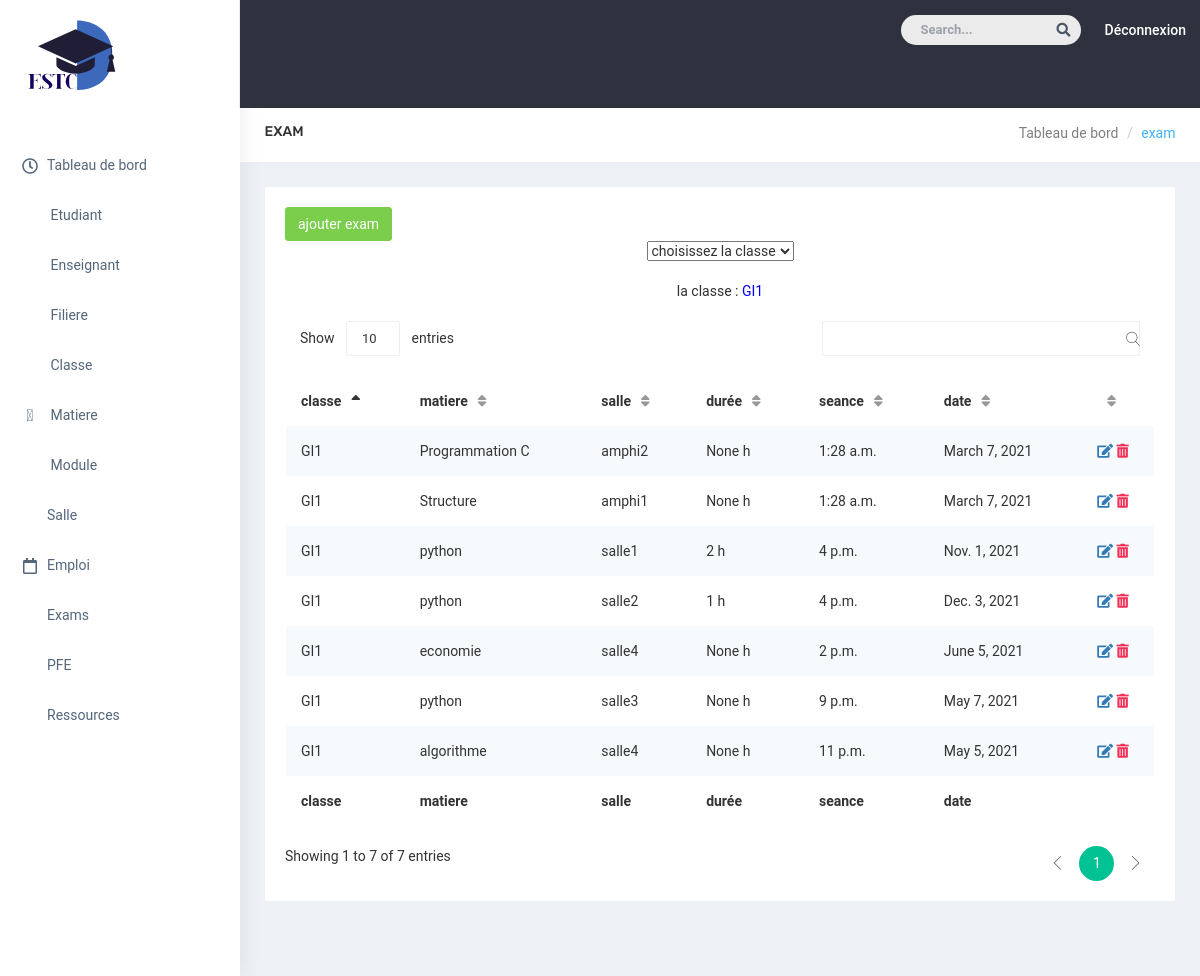
The app's page /useradmin/exam/ with its own data.
### gestioncours/models.py (models this page shows, shortened)
class Classe(models.Model):
  nom_class= models.TextField()
  delegue = models.TextField()
  filiere=models.ForeignKey(Filiere,on_delete=models.CASCADE)
  def __str__(self):
        return self.nom_class

class Examen(models.Model):
    matiere= models.ForeignKey(Matiere, on_delete=models.CASCADE)
    salle= models.ForeignKey(Salle, on_delete=models.CASCADE)
    classe = models.ForeignKey(Classe, on_delete=models.CASCADE)
    filiere = models.ForeignKey(Filiere, on_delete=models.CASCADE)
    enseignant = models.ForeignKey(Enseignant, on_delete=models.CASCADE, null=True , blank=True)
    duree = models.IntegerField(null=True,blank="true")
    seance = models.TimeField(max_length=150,null=True)
    date = models.DateField(max_length=150,null=True)

class Matiere(models.Model):
   nom_matiere = models.TextField(default="null")
   description =  models.TextField(default="null")
   module= models.ForeignKey(Module, on_delete=models.CASCADE)
   enseignant=models.ForeignKey(Enseignant, on_delete=models.CASCADE,blank="true")
   classe = models.ForeignKey(Classe, on_delete=models.CASCADE,blank='true', null=True)
   def __str__(self):
        return self.nom_matiere

class Salle(models.Model):
        nom_salle = models.CharField(max_length=40,default='')
        def __str__(self):
            return self.nom_salle

### gestioncours/views.py (the view)
# urls.py: path('useradmin/exam/', views.exam_admin, name="exam_admin"),
def exam_admin(request):
    classe = Classe.objects.all()
    classee = classe[0]
    exam = Examen.objects.filter(classe = classe[0]).all()
    if request.method == 'POST':
        cls = request.POST['cls']
        classee = Classe.objects.get(nom_class = cls)
        exam = Examen.objects.filter(classe = classee).all()
    return render(request,'exam_admin.html',{'exam' : exam ,'classe':classe , 'classee': classee })

### templates/exam_admin.html (shortened to what this page needs)
{% extends 'admin-template.html'%}
{% block content%}
            <div id="page-wrapper">
                <div class="container-fluid">
                    <div class="row bg-title">
                        <div class="col-lg-3 col-md-4 col-sm-4 col-xs-12">
                            <h4 class="page-title">exam</h4>
                        </div>
                        <div class="col-lg-9 col-sm-8 col-md-8 col-xs-12">
                            <ol class="breadcrumb">
                                <li><a href="#">Tableau de bord</a></li>
                                <li class="active">exam</li>
                            </ol>
                        </div>
                    </div>
       <div class="row">
         <div class="col-lg-12 col-md-12 col-sm-12 col-xs-12">
                        <div class="data-table-list">
                          <div class="basic-tb-hd">
                          <a href="{% url 'create_exam' classee.id %}" class="btn btn-success"> ajouter exam</a>
                          <div class="basic-tb-hd" style="text-align:center;">
                          <form class="form" method="post" name="myform">
                            <select class="form-select" aria-label="Default select example" name="cls" onchange="submitform();" >
                              <option selected> choisissez la classe</option>
                          </select>
                          </form>
        <br>
                          la classe : <span style="color:blue">{{classee}}</span>
                          </div>
                          </div>
                            <div class="table-responsive">
                                <table id="data-table-basic" class="table table-striped">
                                    <thead>
                                        <tr>
                                            <th>classe</th>
                                            <th>matiere</th>
                                            <th>salle</th>
                                              <th>durée</th>
                                            <th>seance</th>
                                            <th>date</th>
                                            <th></th>
                                        </tr>
                                    </thead>
                                    <tbody>
                                      {%for item in exam %}
                                        <tr>
                                              <td> {{item.classe}}</td>
                                              <td> {{item.matiere}}</td>
                                              <td> {{item.salle}}</td>
                                              <td>{{item.duree}} h</td>
                                              <td> {{item.seance}}</td>
                                              <td> {{item.date}}</td>
                                              <td>
                                                <a href="{% url 'update_exam' classee.id item.id %}"> <i class="fas fa-edit"></i> </a>
                                                <a class="text-danger" href="{% url 'delete_exam' item.id %}"> <i class="fas fa-trash-alt"></i> </a>
                                              </td>
                                        </tr>
                                      {% endfor %}
                                    </tbody>
                                               <tfoot>
                                                 <tr>
                                                   <th>classe</th>
                                                   <th>matiere</th>
                                                   <th>salle</th>
                                                   <th>durée</th>
                                                   <th>seance</th>
                                                   <th>date</th>
                                                   <th></th>
                                                 </tr>
                                    </tfoot>
                                </table>
                            </div>
                        </div>
                    </div>
       </div>
                    </div>
                </div>
            {% endblock %}

### static/css/colors/default.css (style rules this page uses)
body { background: #fff; }
.bg-title .breadcrumb .active { color: #41b3f9; }

### records on screen
Classe: nom_class "GI1"
Examen: classe "GI1", matiere "Programmation C", salle "amphi2", duree "None", seance "1:28 a.m.", date "March 7, 2021"
Examen: classe "GI1", matiere "Structure", salle "amphi1", duree "None", seance "1:28 a.m.", date "March 7, 2021"
Examen: classe "GI1", matiere "python", salle "salle1", duree "2", seance "4 p.m.", date "Nov. 1, 2021"
Examen: classe "GI1", matiere "python", salle "salle2", duree "1", seance "4 p.m.", date "Dec. 3, 2021"
Examen: classe "GI1", matiere "economie", salle "salle4", duree "None", seance "2 p.m.", date "June 5, 2021"
Examen: classe "GI1", matiere "python", salle "salle3", duree "None", seance "9 p.m.", date "May 7, 2021"
Examen: classe "GI1", matiere "algorithme", salle "salle4", duree "None", seance "11 p.m.", date "May 5, 2021"
